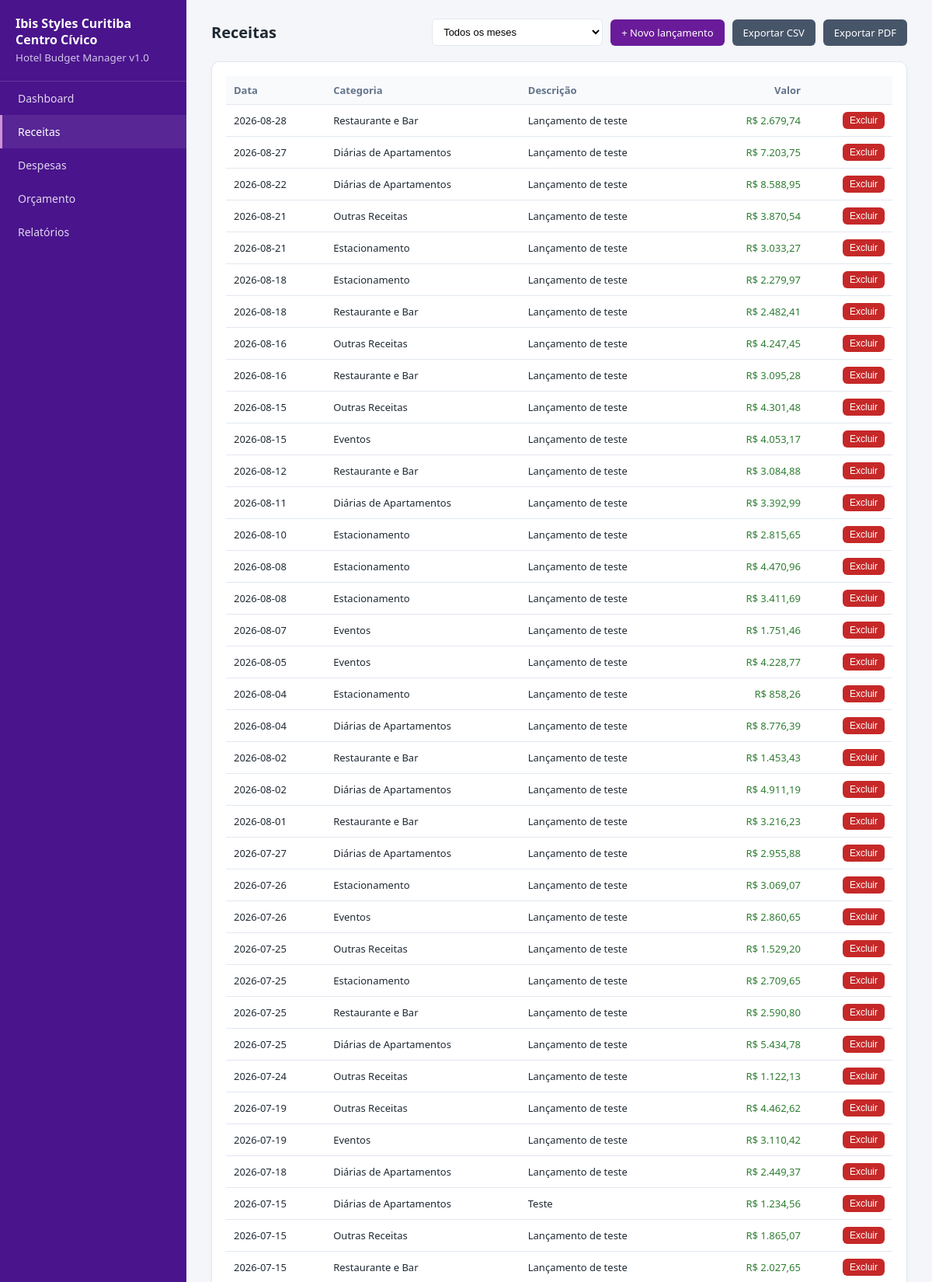
The app's page /movimentacoes/receita (upper part) with its own data.
### tables this page shows
CREATE TABLE receitas (
    id INTEGER PRIMARY KEY AUTOINCREMENT,
    data TEXT NOT NULL,
    categoria TEXT NOT NULL,
    descricao TEXT DEFAULT '',
    valor REAL NOT NULL
);

### main.py (the view)
@app.route("/movimentacoes/<tipo>")
def pagina_movimentacoes(tipo):
    tipo = validar_tipo(tipo)
    mes = _mes_selecionado()
    movs = models.listar_movimentacoes(tipo, mes)
    return render_template("movimentacoes.html", tipo=tipo, mes=mes, movimentacoes=movs)

### budget.py (called while the page is built)
def meses_disponiveis() -> list:
    conn = models.get_connection()
    try:
        sql = """
            SELECT DISTINCT mes FROM orcamento
            UNION
            SELECT DISTINCT substr(data, 1, 7) FROM receitas
            UNION
            SELECT DISTINCT substr(data, 1, 7) FROM despesas
            ORDER BY mes DESC
        """
        return [r["mes"] for r in conn.execute(sql).fetchall()]
    finally:
        conn.close()

### config.py (called while the page is built)
def ensure_dirs():
    DATA_DIR.mkdir(parents=True, exist_ok=True)
    STATIC_IMG_DIR.mkdir(parents=True, exist_ok=True)

def mes_nome(mes: str) -> str:
    try:
        ano, num = mes.split("-")
        return f"{MESES_PT[int(num) - 1]}/{ano}"
    except (ValueError, IndexError):
        return mes

### database.py (called while the page is built)
def get_connection() -> sqlite3.Connection:
    ensure_dirs()
    conn = sqlite3.connect(DATABASE)
    conn.row_factory = sqlite3.Row
    conn.execute("PRAGMA foreign_keys = ON")
    return conn

### main.py (called while the page is built)
def _mes_selecionado():
    mes = request.args.get("mes", "")
    if mes:
        validar_mes(mes)
        return mes
    return None

@app.template_filter("moeda")
def _moeda_filter(v):
    return moeda(v)

@app.template_filter("mes_nome")
def _mes_nome_filter(v):
    return mes_nome(v)

@app.context_processor
def inject_globals():
    return {
        "hotel_nome": HOTEL_NOME,
        "sistema_nome": SISTEMA_NOME,
        "versao": VERSAO,
        "meses_disponiveis": budget.meses_disponiveis(),
        "receita_categorias": RECEITA_CATEGORIAS,
        "despesa_categorias": DESPESA_CATEGORIAS,
    }

### models.py (called while the page is built)
def listar_movimentacoes(tipo: str, mes: Optional[str] = None):
    tabela = "receitas" if tipo == "receita" else "despesas"
    conn = get_connection()
    try:
        sql = f"SELECT * FROM {tabela}"
        params: list = []
        if mes:
            sql += " WHERE substr(data, 1, 7) = ?"
            params.append(mes)
        sql += " ORDER BY data DESC, id DESC"
        return conn.execute(sql, params).fetchall()
    finally:
        conn.close()

### utils.py (called while the page is built)
def validar_tipo(tipo: str) -> str:
    if tipo not in ("receita", "despesa"):
        raise ValueError("Tipo inválido. Use 'receita' ou 'despesa'.")
    return tipo

def moeda(valor: float) -> str:
    return f"R$ {valor:,.2f}".replace(",", "X").replace(".", ",").replace("X", ".")

### templates/movimentacoes.html (shortened to what this page needs)
{% extends "base.html" %}
{% block content %}
{% set titulo = 'Receitas' if tipo == 'receita' else 'Despesas' %}
<header class="top">
  <h2>{{ titulo }}</h2>
  <div style="display:flex; gap:10px; align-items:flex-end;">
    <form class="filtro" method="get">
      <select name="mes" onchange="this.form.submit()">
        <option value="">Todos os meses</option>
      </select>
    </form>
    <a class="btn" href="{{ url_for('nova_movimentacao', tipo=tipo) }}">+ Novo lançamento</a>
    <a class="btn gray" href="{{ url_for('download_csv', tipo=tipo, mes=mes if mes else '') }}">Exportar CSV</a>
    <a class="btn gray" href="{{ url_for('download_pdf', tipo=tipo, mes=mes if mes else '') }}">Exportar PDF</a>
  </div>
</header>
{% set total = 0 %}
<div class="card">
  <table>
    <thead>
      <tr>
        <th>Data</th>
        <th>Categoria</th>
        <th>Descrição</th>
        <th class="right">Valor</th>
        <th></th>
      </tr>
    </thead>
    <tbody>
      {% for m in movimentacoes %}
      <tr>
        <td>{{ m.data }}</td>
        <td>{{ m.categoria }}</td>
        <td>{{ m.descricao or '—' }}</td>
        <td class="right {{ 'verde' if tipo == 'receita' else 'vermelho' }}">{{ m.valor|moeda }}</td>
        <td class="right">
          <form class="inline" method="post"
                action="{{ url_for('excluir_movimentacao', tipo=tipo, mov_id=m.id) }}"
                onsubmit="return confirm('Excluir este lançamento?');">
            <button class="btn danger small" type="submit">Excluir</button>
          </form>
        </td>
      </tr>
      {% else %}
      <tr><td colspan="5" class="muted">Nenhum lançamento encontrado.</td></tr>
      {% endfor %}
    </tbody>
  </table>
</div>
{% endblock %}

### templates/base.html (shortened to what this page needs)
<!DOCTYPE html>
<html lang="pt-BR">
<head>
</head>
<body>
  <aside>
    <div class="brand">
      <h1>{{ hotel_nome }}</h1>
      <small>{{ sistema_nome }} v{{ versao }}</small>
    </div>
    <nav>
      <a href="{{ url_for('pagina_dashboard') }}" class="{{ 'ativo' if request.endpoint == 'pagina_dashboard' else '' }}">Dashboard</a>
      <a href="{{ url_for('pagina_movimentacoes', tipo='receita') }}" class="{{ 'ativo' if request.endpoint == 'pagina_movimentacoes' and request.view_args and request.view_args.get('tipo') == 'receita' else '' }}">Receitas</a>
      <a href="{{ url_for('pagina_movimentacoes', tipo='despesa') }}" class="{{ 'ativo' if request.endpoint == 'pagina_movimentacoes' and request.view_args and request.view_args.get('tipo') == 'despesa' else '' }}">Despesas</a>
      <a href="{{ url_for('pagina_orcamento') }}" class="{{ 'ativo' if request.endpoint == 'pagina_orcamento' else '' }}">Orçamento</a>
      <a href="{{ url_for('pagina_relatorio') }}" class="{{ 'ativo' if request.endpoint == 'pagina_relatorio' else '' }}">Relatórios</a>
    </nav>
  </aside>
  <main>
    {% block content %}{% endblock %}
  </main>
</body>
</html>

### templates/base.html (style rules this page uses)
:root { --bg: #f4f6f9; --card: #ffffff; --text: #1f2933; --muted: #64748b; --primary: #6a1b9a; --primary-dark: #4a148c; --green: #2e7d32; --green-bg: #e8f5e9; --red: #c62828; --red-bg: #fdecea; --border: #e2e8f0; }
* { box-sizing: border-box; margin: 0; padding: 0; }
body { font-family: "Segoe UI", system-ui, sans-serif; background: var(--bg); color: var(--text); display: flex; min-height: 100vh; }
aside { width: 240px; background: var(--primary-dark); color: #fff; padding: 20px 0; flex-shrink: 0; }
aside .brand { padding: 0 20px 20px; border-bottom: 1px solid rgba(255,255,255,.15); }
aside .brand h1 { font-size: 16px; line-height: 1.3; }
aside .brand small { color: #d1c4e9; }
aside nav a { display: block; padding: 12px 20px; color: #e1d7f0; text-decoration: none; font-size: 14px; border-left: 3px solid transparent; }
aside nav a:hover, aside nav a.ativo { background: rgba(255,255,255,.08); color: #fff; border-left-color: #ce93d8; }
main { flex: 1; padding: 24px 32px; max-width: 1100px; }
header.top { display: flex; justify-content: space-between; align-items: center; flex-wrap: wrap; gap: 12px; margin-bottom: 20px; }
h2 { font-size: 20px; }
.card { background: var(--card); border: 1px solid var(--border); border-radius: 10px; padding: 18px; margin-bottom: 18px; box-shadow: 0 1px 3px rgba(15,23,42,.06); }
.verde { color: var(--green); }
table { width: 100%; border-collapse: collapse; font-size: 13px; }
th, td { text-align: left; padding: 9px 10px; border-bottom: 1px solid var(--border); }
th { color: var(--muted); font-weight: 600; background: #f8fafc; }
.right { text-align: right; }
.btn { display: inline-block; background: var(--primary); color: #fff; padding: 8px 14px; border: none; border-radius: 6px; font-size: 13px; text-decoration: none; cursor: pointer; }
.btn.gray { background: #475569; }
.btn.danger { background: var(--red); }
.btn.small { padding: 4px 9px; font-size: 12px; }
form.inline { display: inline; }
input, select { width: 100%; padding: 8px 10px; border: 1px solid var(--border); border-radius: 6px; font-size: 13px; margin-bottom: 12px; background: #fff; }
form.filtro { display: flex; gap: 10px; align-items: flex-end; }
form.filtro select { width: 220px; margin-bottom: 0; }

### records on screen
receitas: data "2026-08-28", categoria "Restaurante e Bar", descricao "Lançamento de teste", valor|moeda "R$ 2.679,74"
receitas: data "2026-08-27", categoria "Diárias de Apartamentos", descricao "Lançamento de teste", valor|moeda "R$ 7.203,75"
receitas: data "2026-08-22", categoria "Diárias de Apartamentos", descricao "Lançamento de teste", valor|moeda "R$ 8.588,95"
receitas: data "2026-08-21", categoria "Outras Receitas", descricao "Lançamento de teste", valor|moeda "R$ 3.870,54"
receitas: data "2026-08-21", categoria "Estacionamento", descricao "Lançamento de teste", valor|moeda "R$ 3.033,27"
receitas: data "2026-08-18", categoria "Estacionamento", descricao "Lançamento de teste", valor|moeda "R$ 2.279,97"
receitas: data "2026-08-18", categoria "Restaurante e Bar", descricao "Lançamento de teste", valor|moeda "R$ 2.482,41"
receitas: data "2026-08-16", categoria "Outras Receitas", descricao "Lançamento de teste", valor|moeda "R$ 4.247,45"
receitas: data "2026-08-16", categoria "Restaurante e Bar", descricao "Lançamento de teste", valor|moeda "R$ 3.095,28"
receitas: data "2026-08-15", categoria "Outras Receitas", descricao "Lançamento de teste", valor|moeda "R$ 4.301,48"
receitas: data "2026-08-15", categoria "Eventos", descricao "Lançamento de teste", valor|moeda "R$ 4.053,17"
receitas: data "2026-08-12", categoria "Restaurante e Bar", descricao "Lançamento de teste", valor|moeda "R$ 3.084,88"
receitas: data "2026-08-11", categoria "Diárias de Apartamentos", descricao "Lançamento de teste", valor|moeda "R$ 3.392,99"
receitas: data "2026-08-10", categoria "Estacionamento", descricao "Lançamento de teste", valor|moeda "R$ 2.815,65"
receitas: data "2026-08-08", categoria "Estacionamento", descricao "Lançamento de teste", valor|moeda "R$ 4.470,96"
receitas: data "2026-08-08", categoria "Estacionamento", descricao "Lançamento de teste", valor|moeda "R$ 3.411,69"
receitas: data "2026-08-07", categoria "Eventos", descricao "Lançamento de teste", valor|moeda "R$ 1.751,46"
receitas: data "2026-08-05", categoria "Eventos", descricao "Lançamento de teste", valor|moeda "R$ 4.228,77"
receitas: data "2026-08-04", categoria "Estacionamento", descricao "Lançamento de teste", valor|moeda "R$ 858,26"
receitas: data "2026-08-04", categoria "Diárias de Apartamentos", descricao "Lançamento de teste", valor|moeda "R$ 8.776,39"
receitas: data "2026-08-02", categoria "Restaurante e Bar", descricao "Lançamento de teste", valor|moeda "R$ 1.453,43"
receitas: data "2026-08-02", categoria "Diárias de Apartamentos", descricao "Lançamento de teste", valor|moeda "R$ 4.911,19"
receitas: data "2026-08-01", categoria "Restaurante e Bar", descricao "Lançamento de teste", valor|moeda "R$ 3.216,23"
receitas: data "2026-07-27", categoria "Diárias de Apartamentos", descricao "Lançamento de teste", valor|moeda "R$ 2.955,88"
receitas: data "2026-07-26", categoria "Estacionamento", descricao "Lançamento de teste", valor|moeda "R$ 3.069,07"
receitas: data "2026-07-26", categoria "Eventos", descricao "Lançamento de teste", valor|moeda "R$ 2.860,65"
receitas: data "2026-07-25", categoria "Outras Receitas", descricao "Lançamento de teste", valor|moeda "R$ 1.529,20"
receitas: data "2026-07-25", categoria "Estacionamento", descricao "Lançamento de teste", valor|moeda "R$ 2.709,65"
receitas: data "2026-07-25", categoria "Restaurante e Bar", descricao "Lançamento de teste", valor|moeda "R$ 2.590,80"
receitas: data "2026-07-25", categoria "Diárias de Apartamentos", descricao "Lançamento de teste", valor|moeda "R$ 5.434,78"
receitas: data "2026-07-24", categoria "Outras Receitas", descricao "Lançamento de teste", valor|moeda "R$ 1.122,13"
receitas: data "2026-07-19", categoria "Outras Receitas", descricao "Lançamento de teste", valor|moeda "R$ 4.462,62"
receitas: data "2026-07-19", categoria "Eventos", descricao "Lançamento de teste", valor|moeda "R$ 3.110,42"
receitas: data "2026-07-18", categoria "Diárias de Apartamentos", descricao "Lançamento de teste", valor|moeda "R$ 2.449,37"
receitas: data "2026-07-15", categoria "Diárias de Apartamentos", descricao "Teste", valor|moeda "R$ 1.234,56"
receitas: data "2026-07-15", categoria "Outras Receitas", descricao "Lançamento de teste", valor|moeda "R$ 1.865,07"
receitas: data "2026-07-15", categoria "Restaurante e Bar", descricao "Lançamento de teste", valor|moeda "R$ 2.027,65"

### other values on screen
{{ hotel_nome }} "Ibis Styles Curitiba Centro Cívico"
{{ sistema_nome }} "Hotel Budget Manager"
{{ versao }} "1.0"
{{ titulo }} "Receitas"
